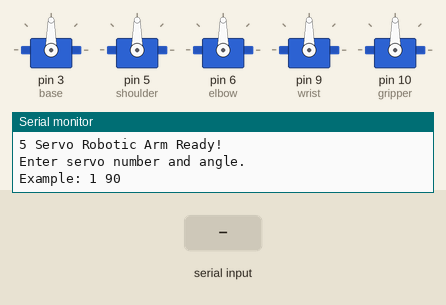
The sketch below on a simulated Arduino Uno, built with avr-gcc and run on an emulated ATmega328P. Shown: 5 × servo, the last lines printed to the serial monitor. Inputs (shaded band) come from the test bench.

Above: at 1.2 s.
1.3 s: "1\n" received over Serial
At 3.3 s:
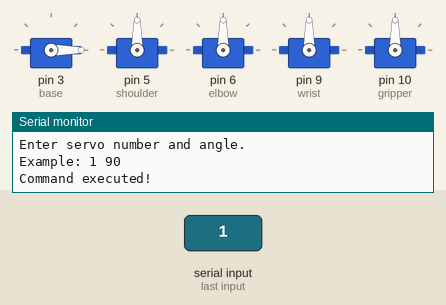
3.8 s: "2\n" received over Serial
At 5.2 s:
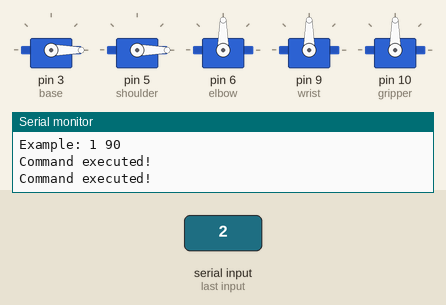
6.3 s: "1,90\n" received over Serial
At 7.7 s:
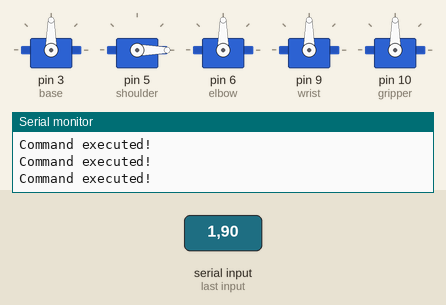
Timing chart, 0 to 9.3 s (numbered marks = the images above; inputs shaded):
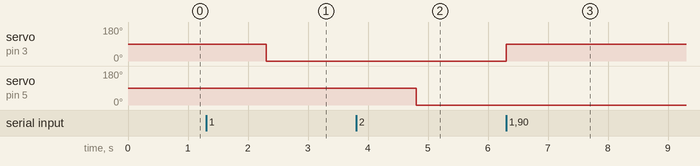

The sketch:

sketch_nov10a.ino
```cpp
#include <Servo.h>

Servo base;
Servo shoulder;
Servo elbow;
Servo wrist;
Servo gripper;

void setup() {
  Serial.begin(9600);

  base.attach(3);
  shoulder.attach(5);
  elbow.attach(6);
  wrist.attach(9);
  gripper.attach(10);

  // Initial positions
  base.write(90);
  shoulder.write(90);
  elbow.write(90);
  wrist.write(90);
  gripper.write(90);

  Serial.println("5 Servo Robotic Arm Ready!");
  Serial.println("Enter servo number and angle.");
  Serial.println("Example: 1 90");
}

void loop() {
  if (Serial.available()) {
    int servoNumber = Serial.parseInt();
    int angle = Serial.parseInt();

    angle = constrain(angle, 0, 180);

    switch (servoNumber) {
      case 1:
        base.write(angle);
        break;

      case 2:
        shoulder.write(angle);
        break;

      case 3:
        elbow.write(angle);
        break;

      case 4:
        wrist.write(angle);
        break;

      case 5:
        gripper.write(angle);
        break;

      default:
        Serial.println("Invalid servo number!");
        break;
    }

    Serial.println("Command executed!");
  }
}
```

Measured:
- after the input at 1.3 s, servo on pin 3 (base): 90° → 0° after 1.0 s
- after the input at 3.8 s, servo on pin 5 (shoulder): 90° → 0° after 1.0 s
- after the input at 6.3 s, servo on pin 3 (base): 0° → 90° at once
